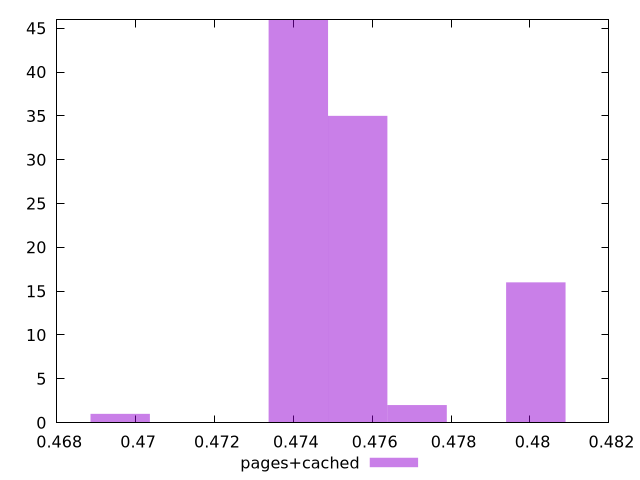

The gnuplot source for this figure:
$_pagesCached <<EOF
0.46961183228355713 1
0.4801479951873549 16
0.475632496800013 35
0.47412733067089907 46
0.47713766292912696 2
EOF
set key outside below
set terminal pngcairo
set output "report_00005_2020-11-02T22-26-11.212Z/render-blocking-resources/pages+cached//hist.png"
set yrange [0:46]
set boxwidth 0.0015051661291139652
set style fill transparent solid 0.5 noborder
plot $_pagesCached title "pages+cached" with boxes ,
